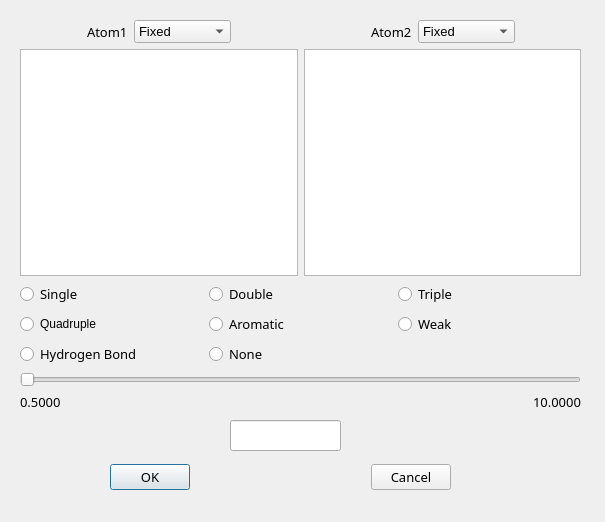
<?xml version="1.0" encoding="UTF-8"?>
<ui version="4.0">
 <class>Dialog_bond</class>
 <widget class="QDialog" name="Dialog_bond">
  <property name="geometry">
   <rect>
    <x>0</x>
    <y>0</y>
    <width>605</width>
    <height>522</height>
   </rect>
  </property>
  <property name="windowTitle">
   <string>Dialog</string>
  </property>
  <widget class="QLineEdit" name="lineEdit">
   <property name="geometry">
    <rect>
     <x>230</x>
     <y>420</y>
     <width>111</width>
     <height>31</height>
    </rect>
   </property>
   <property name="font">
    <font>
     <family>Sans Serif</family>
     <pointsize>12</pointsize>
    </font>
   </property>
  </widget>
  <widget class="QWidget" name="layoutWidget">
   <property name="geometry">
    <rect>
     <x>110</x>
     <y>460</y>
     <width>341</width>
     <height>34</height>
    </rect>
   </property>
   <layout class="QHBoxLayout" name="horizontalLayout">
    <item>
     <widget class="QPushButton" name="pushButton_ok">
      <property name="font">
       <font>
        <family>Sans Serif</family>
        <pointsize>10</pointsize>
       </font>
      </property>
      <property name="text">
       <string>OK</string>
      </property>
     </widget>
    </item>
    <item>
     <spacer name="horizontalSpacer">
      <property name="font">
       <font>
        <family>Sans Serif</family>
        <pointsize>12</pointsize>
       </font>
      </property>
      <property name="orientation">
       <enum>Qt::Horizontal</enum>
      </property>
      <property name="sizeHint" stdset="0">
       <size>
        <width>88</width>
        <height>18</height>
       </size>
      </property>
     </spacer>
    </item>
    <item>
     <widget class="QPushButton" name="pushButton_cancel">
      <property name="font">
       <font>
        <family>Sans Serif</family>
        <pointsize>10</pointsize>
       </font>
      </property>
      <property name="text">
       <string>Cancel</string>
      </property>
     </widget>
    </item>
   </layout>
  </widget>
  <widget class="QWidget" name="">
   <property name="geometry">
    <rect>
     <x>20</x>
     <y>20</y>
     <width>561</width>
     <height>391</height>
    </rect>
   </property>
   <layout class="QVBoxLayout" name="verticalLayout_4">
    <item>
     <layout class="QHBoxLayout" name="horizontalLayout_2">
      <item>
       <layout class="QVBoxLayout" name="verticalLayout_2">
        <item>
         <layout class="QHBoxLayout" name="horizontalLayout_4">
          <item>
           <spacer name="horizontalSpacer_3">
            <property name="orientation">
             <enum>Qt::Horizontal</enum>
            </property>
            <property name="sizeHint" stdset="0">
             <size>
              <width>32</width>
              <height>13</height>
             </size>
            </property>
           </spacer>
          </item>
          <item>
           <widget class="QLabel" name="label1">
            <property name="font">
             <font>
              <family>Sans Serif</family>
              <pointsize>10</pointsize>
             </font>
            </property>
            <property name="text">
             <string>Atom1</string>
            </property>
           </widget>
          </item>
          <item>
           <widget class="QComboBox" name="comboBox_type1">
            <property name="font">
             <font>
              <pointsize>10</pointsize>
             </font>
            </property>
            <item>
             <property name="text">
              <string>Fixed</string>
             </property>
            </item>
            <item>
             <property name="text">
              <string>Move atom</string>
             </property>
            </item>
            <item>
             <property name="text">
              <string>Move group</string>
             </property>
            </item>
           </widget>
          </item>
          <item>
           <spacer name="horizontalSpacer_6">
            <property name="orientation">
             <enum>Qt::Horizontal</enum>
            </property>
            <property name="sizeHint" stdset="0">
             <size>
              <width>32</width>
              <height>13</height>
             </size>
            </property>
           </spacer>
          </item>
         </layout>
        </item>
        <item>
         <widget class="QPlainTextEdit" name="textEdit_idList1">
          <property name="styleSheet">
           <string notr="true"/>
          </property>
         </widget>
        </item>
       </layout>
      </item>
      <item>
       <layout class="QVBoxLayout" name="verticalLayout">
        <item>
         <layout class="QHBoxLayout" name="horizontalLayout_5">
          <item>
           <spacer name="horizontalSpacer_4">
            <property name="orientation">
             <enum>Qt::Horizontal</enum>
            </property>
            <property name="sizeHint" stdset="0">
             <size>
              <width>40</width>
              <height>20</height>
             </size>
            </property>
           </spacer>
          </item>
          <item>
           <widget class="QLabel" name="label2">
            <property name="font">
             <font>
              <family>Sans Serif</family>
              <pointsize>10</pointsize>
             </font>
            </property>
            <property name="text">
             <string>Atom2</string>
            </property>
           </widget>
          </item>
          <item>
           <widget class="QComboBox" name="comboBox_type2">
            <property name="font">
             <font>
              <pointsize>10</pointsize>
             </font>
            </property>
            <item>
             <property name="text">
              <string>Fixed</string>
             </property>
            </item>
            <item>
             <property name="text">
              <string>Move atom</string>
             </property>
            </item>
            <item>
             <property name="text">
              <string>Move group</string>
             </property>
            </item>
           </widget>
          </item>
          <item>
           <spacer name="horizontalSpacer_5">
            <property name="orientation">
             <enum>Qt::Horizontal</enum>
            </property>
            <property name="sizeHint" stdset="0">
             <size>
              <width>40</width>
              <height>20</height>
             </size>
            </property>
           </spacer>
          </item>
         </layout>
        </item>
        <item>
         <widget class="QPlainTextEdit" name="textEdit_idList2"/>
        </item>
       </layout>
      </item>
     </layout>
    </item>
    <item>
     <layout class="QGridLayout" name="gridLayout">
      <item row="3" column="1">
       <widget class="QRadioButton" name="radioButton0">
        <property name="font">
         <font>
          <family>Sans Serif</family>
          <pointsize>10</pointsize>
         </font>
        </property>
        <property name="text">
         <string>None</string>
        </property>
       </widget>
      </item>
      <item row="0" column="0">
       <widget class="QRadioButton" name="radioButton1">
        <property name="font">
         <font>
          <family>Sans Serif</family>
          <pointsize>10</pointsize>
         </font>
        </property>
        <property name="text">
         <string>Single</string>
        </property>
       </widget>
      </item>
      <item row="3" column="0">
       <widget class="QRadioButton" name="radioButton6">
        <property name="font">
         <font>
          <family>Sans Serif</family>
          <pointsize>10</pointsize>
         </font>
        </property>
        <property name="text">
         <string>Hydrogen Bond</string>
        </property>
       </widget>
      </item>
      <item row="0" column="1">
       <widget class="QRadioButton" name="radioButton2">
        <property name="font">
         <font>
          <family>Sans Serif</family>
          <pointsize>10</pointsize>
         </font>
        </property>
        <property name="text">
         <string>Double</string>
        </property>
       </widget>
      </item>
      <item row="0" column="2">
       <widget class="QRadioButton" name="radioButton3">
        <property name="font">
         <font>
          <family>Sans Serif</family>
          <pointsize>10</pointsize>
         </font>
        </property>
        <property name="text">
         <string>Triple</string>
        </property>
       </widget>
      </item>
      <item row="1" column="0">
       <widget class="QRadioButton" name="radioButton4">
        <property name="text">
         <string>Quadruple</string>
        </property>
       </widget>
      </item>
      <item row="1" column="1">
       <widget class="QRadioButton" name="radioButton5">
        <property name="font">
         <font>
          <family>Sans Serif</family>
          <pointsize>10</pointsize>
         </font>
        </property>
        <property name="text">
         <string>Aromatic</string>
        </property>
       </widget>
      </item>
      <item row="1" column="2">
       <widget class="QRadioButton" name="radioButton7">
        <property name="font">
         <font>
          <family>Sans Serif</family>
          <pointsize>10</pointsize>
         </font>
        </property>
        <property name="text">
         <string>Weak</string>
        </property>
       </widget>
      </item>
     </layout>
    </item>
    <item>
     <layout class="QVBoxLayout" name="verticalLayout_3">
      <item>
       <widget class="QSlider" name="horizontalSlider">
        <property name="font">
         <font>
          <family>Sans Serif</family>
          <pointsize>12</pointsize>
         </font>
        </property>
        <property name="orientation">
         <enum>Qt::Horizontal</enum>
        </property>
       </widget>
      </item>
      <item>
       <layout class="QHBoxLayout" name="horizontalLayout_3">
        <item>
         <widget class="QLabel" name="label3">
          <property name="font">
           <font>
            <family>Sans Serif</family>
            <pointsize>10</pointsize>
           </font>
          </property>
          <property name="text">
           <string>0.5000</string>
          </property>
         </widget>
        </item>
        <item>
         <spacer name="horizontalSpacer_2">
          <property name="font">
           <font>
            <family>Sans Serif</family>
            <pointsize>12</pointsize>
           </font>
          </property>
          <property name="orientation">
           <enum>Qt::Horizontal</enum>
          </property>
          <property name="sizeHint" stdset="0">
           <size>
            <width>88</width>
            <height>18</height>
           </size>
          </property>
         </spacer>
        </item>
        <item>
         <widget class="QLabel" name="label4">
          <property name="font">
           <font>
            <family>Sans Serif</family>
            <pointsize>10</pointsize>
           </font>
          </property>
          <property name="text">
           <string>10.0000</string>
          </property>
         </widget>
        </item>
       </layout>
      </item>
     </layout>
    </item>
   </layout>
  </widget>
 </widget>
 <resources/>
 <connections/>
</ui>
